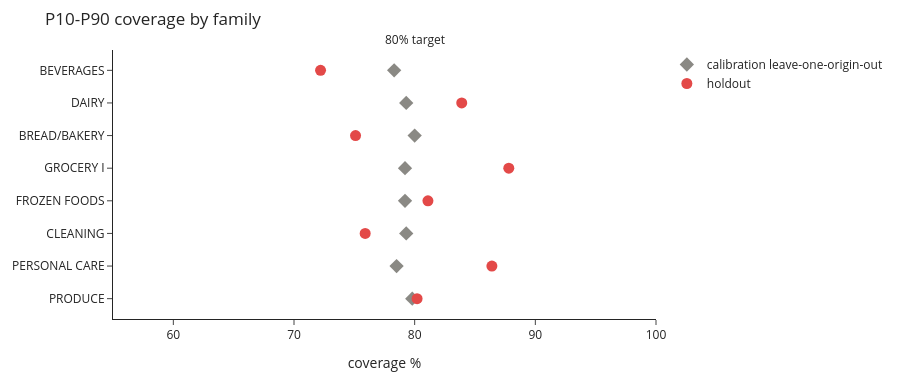

Notebook code cell kept with this figure:
### Code cell
fig = go.Figure()
for name, col, dash in [("calibration leave-one-origin-out", "#8a8984", "dot"), ("holdout", "#e34948", "solid")]:
    s = cov[name]
    fig.add_scatter(x=s.round(1), y=s.index, mode="markers", name=name, marker=dict(size=11, color=col, symbol="circle" if name == "holdout" else "diamond"))
fig.add_vline(x=80, line_dash="dash", line_color="#52514e", annotation_text="80% target", annotation_position="top")
fig.update_layout(**{**LAYOUT, "height": 380}, title="P10-P90 coverage by family", xaxis_title="coverage %",
                  yaxis=dict(autorange="reversed"), xaxis_range=[55, 100])
fig.show()

### Figure 1 — Plotly figure (JSON) as saved in the notebook; plotly's stock layout.template omitted (floating-point values rounded to 4 significant figures)
{"data": [{"marker": {"color": "#8a8984", "size": 11, "symbol": "diamond"}, "mode": "markers", "name": "calibration leave-one-origin-out", "type": "scatter", "x": [78.3, 79.3, 80.0, 79.2, 79.2, 79.3, 78.5, 79.8], "y": ["BEVERAGES", "DAIRY", "BREAD/BAKERY", "GROCERY I", "FROZEN FOODS", "CLEANING", "PERSONAL CARE", "PRODUCE"]}, {"marker": {"color": "#e34948", "size": 11, "symbol": "circle"}, "mode": "markers", "name": "holdout", "type": "scatter", "x": [72.2, 83.9, 75.1, 87.8, 81.1, 75.9, 86.4, 80.2], "y": ["BEVERAGES", "DAIRY", "BREAD/BAKERY", "GROCERY I", "FROZEN FOODS", "CLEANING", "PERSONAL CARE", "PRODUCE"]}], "layout": {"annotations": [{"showarrow": false, "text": "80% target", "x": 80, "xanchor": "center", "xref": "x", "y": 1, "yanchor": "bottom", "yref": "y domain"}], "font": {"size": 12}, "height": 380, "legend": {"title": {}}, "margin": {"b": 40, "l": 50, "r": 20, "t": 50}, "shapes": [{"line": {"color": "#52514e", "dash": "dash"}, "type": "line", "x0": 80, "x1": 80, "xref": "x", "y0": 0, "y1": 1, "yref": "y domain"}], "title": {"text": "P10-P90 coverage by family"}, "xaxis": {"range": [55, 100], "title": {"text": "coverage %"}}, "yaxis": {"autorange": "reversed"}}}
